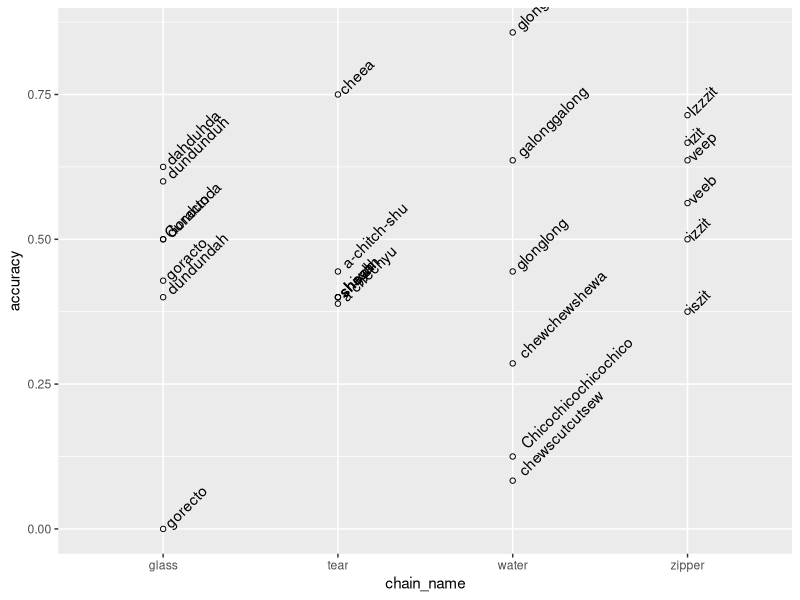

Reproduce this figure in R.
library(dplyr)
library(stringr)
library(ggplot2)

guesses <- read.csv("match-transcriptions/match_transcriptions.csv",
                    stringsAsFactors = FALSE)

extract_category <- function(x) str_split_fixed(x, "-", n = 2)[, 1]

guesses$answer_category <- extract_category(guesses$filename)
guesses$choice_category <- extract_category(guesses$choice_filename)
guesses$is_correct <- as.numeric(guesses$answer_category == guesses$choice_category)


accuracy <- guesses %>%
  group_by(chain_name, answer_category, text) %>%
  summarize(
    accuracy = mean(is_correct),
    n = n()
  )

ggplot(accuracy, aes(x = chain_name, y = accuracy)) +
  geom_point(shape = 1) +
  geom_text(aes(label = text), hjust = -0.1, angle = 45)
